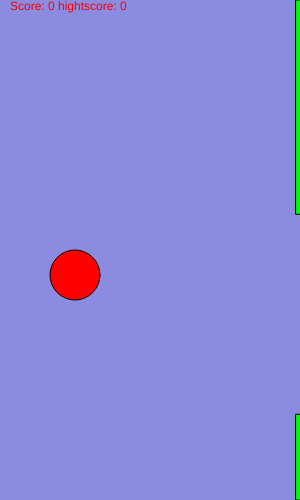
Frame 1 (no input)
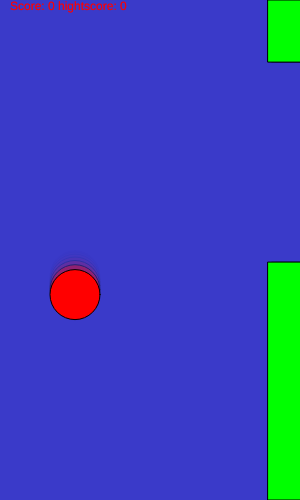
Frame 60 (no input)
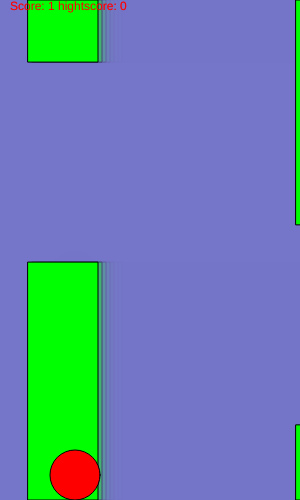
Frame 120 (the mouse pressed at the canvas centre since frame 60)

The p5.js sketch that drew these frames (run headless with seeded random() and noise() and a simulated clock; from frame 60 on, the mouse is pressed at the canvas centre):

// p5.js sketch
// ── sketch.js
let pace = -4;
let spaceBetweenObstacles = 200;
let distance;
let obstacles;
let score = 0;
let w = 70;
let bird;
let begin;
let max = 0;

function setup() {
  distance = 0;
  createCanvas(300, 500);
  obstacles = [];
  obstacles.push(new Obstacle());
  bird = new Bird();
}

function Bird() {
  this.x = width/6;
  this.y = height/2;
  this.yvel = 0;
  this.yvelmax = 20;
  this.yacc = 0.7;
  this.w = 50;
  this.jump = () => {
    this.yvel = -11;
  };
  this.move = () => {
    this.y += this.yvel;
    this.yvel = constrain(this.yvel +  this.yacc, -this.yvelmax, this.yvelmax);
    if(this.y + this.w >= height) this.y = height-this.w;
    else if(this.y <= 0) this.y = 0;
  };
  this.didCollide = (obstacle) => {
    if(this.x + this.w > obstacle.x && this.x < obstacle.x + obstacle.w){
      begin = true;
      if(!(this.y > obstacle.topheight && this.y + this.w < obstacle.topheight + obstacle.innerspace)){
        return true;
      }
    }
    return false;
  };
  this.render = () => {
    fill(color(255, 0, 0));
    ellipseMode(CORNER);
    ellipse(this.x, this.y, this.w, this.w);
  }
}

function keyPressed(){
  bird.jump();
}

// visualisation
let dir = 1;
let c = 0;

function drawBackground(){
  c += dir;
  background(color(50 + c,50 + c, 200, 145));
}

function draw() {
  drawBackground();
  distance += Math.abs(pace);
  if(distance - w >= spaceBetweenObstacles){
    obstacles.push(new Obstacle());
    distance = 0;
    if(begin) score++;
    dir = dir * -1; // for visualisation
  }
  let deleteObstacleIndex = -1;
  for(let i = 0; i < obstacles.length; i++){
    if(bird.didCollide(obstacles[i]) && !mouseIsPressed){
      reset();
      return;
    }
    obstacles[i].move();
    obstacles[i].render();
    if(obstacles[i].x + obstacles[i].w < 0){
      deleteObstacleIndex = i;
      delete obstacles[i];
    }
  }
  if(deleteObstacleIndex != -1) obstacles.splice(deleteObstacleIndex, 1); // this is time consuming.
  bird.move();
  bird.render();
  text("Score: " + score + " hightscore: " + max, 10, 10);
}

function reset(){
  if(score > max) max = score;
  score = 0;
  begin = false;
  dir = 1; // for visualisation
  c = 0;
  setup();
}

function Obstacle() {
  this.w = w;
  this.innerspace = 200;
  this.topheight = random(0, height-this.innerspace);
  this.x = width;
  this.move = () => {this.x += pace;}
  this.render = () => {
    fill(color(0, 255, 0));
    rect(this.x, 0, this.w, this.topheight);
    rect(this.x, this.innerspace + this.topheight, this.w, height - this.innerspace - this.topheight);
  }
}
